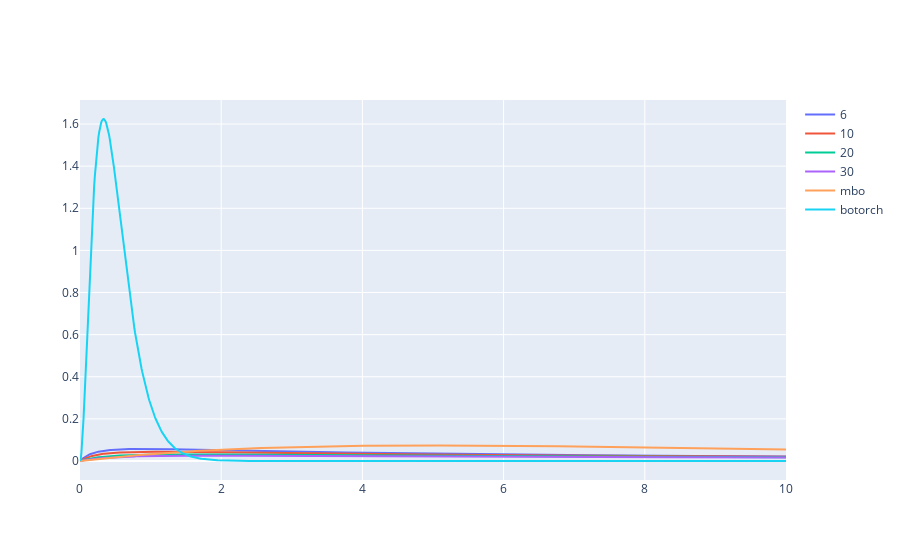

Notebook code cell kept with this figure:
### Code cell
mbo= MBO_LENGTHCALE_PRIOR()
botorch = BOTORCH_LENGTHCALE_PRIOR()
dimensionality = DimensionalityScaledLogNormalPrior(d=6)
#ps = [DimensionalityScaledLogNormalPrior(d=i) for i in [5, 10, 20, 30]]
#labels = [str(i) for i in [5, 10, 20, 30]]

ds = [6, 10, 20, 30]

ps = [DimensionalityScaledLogNormalPrior(d=i, loc=2) for i in ds]
ps.append(mbo)
ps.append(botorch)
labels = [str(i) for i in ds]
labels.append("mbo")
labels.append("botorch")

plot_prior_pdf_plotly(ps, 0.0001, 10, labels=labels)

### Figure 1 — Plotly figure (JSON) as saved in the notebook; plotly's stock layout.template omitted (floating-point values rounded to 4 significant figures; data arrays with more than 128 entries replaced by an {"elided": "..."} marker saying what was removed)
{"data": [{"mode": "lines", "name": "6", "type": "scatter", "x": {"elided": "1000 float values"}, "y": {"elided": "1000 float values"}}, {"mode": "lines", "name": "10", "type": "scatter", "x": {"elided": "1000 float values"}, "y": {"elided": "1000 float values"}}, {"mode": "lines", "name": "20", "type": "scatter", "x": {"elided": "1000 float values"}, "y": {"elided": "1000 float values"}}, {"mode": "lines", "name": "30", "type": "scatter", "x": {"elided": "1000 float values"}, "y": {"elided": "1000 float values"}}, {"mode": "lines", "name": "mbo", "type": "scatter", "x": {"elided": "1000 float values"}, "y": {"elided": "1000 float values"}}, {"mode": "lines", "name": "botorch", "type": "scatter", "x": {"elided": "1000 float values"}, "y": {"elided": "1000 float values"}}], "layout": {}}
